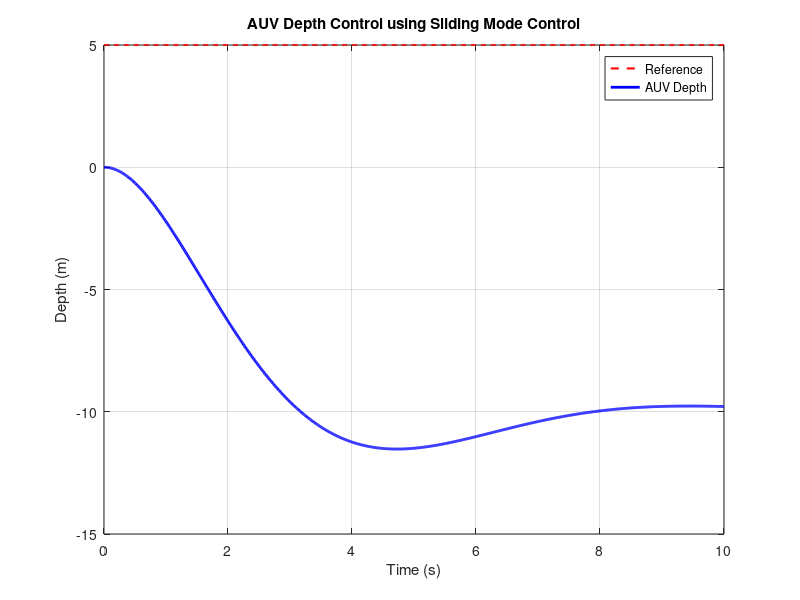

The MATLAB script that drew this image:
% Sliding Mode Control - Basic Implementation (Clean Version)
clc; clear; close all;

% System parameters
m = 5;      % Mass
b = 4;      % Damping coefficient
k = 3;      % Stiffness

% Simulation parameters
dt = 0.01;
T = 10;
t = 0:dt:T;
N = length(t);

% Reference signal
z_ref = 5 * ones(1, N);

% Initialization
z = zeros(1, N);        % Depth
dz = zeros(1, N);       % Velocity
u = zeros(1, N);        % Control input

% SMC parameters
lambda = 2;
eta = 30;

for i = 1:N-1
    % Error and sliding surface
    e  = z_ref(i) - z(i);
    de = -dz(i);
    s = de + lambda * e;

    % Control law (simplified without u_eq)
    u(i) = - eta * tanh(10 * s);

    % System dynamics
    ddz = (1/m) * (u(i) - b*dz(i) - k*z(i));
    dz(i+1) = dz(i) + ddz * dt;
    z(i+1)  = z(i)  + dz(i) * dt;
end

% Plotting
figure;
plot(t, z_ref, 'r--', 'LineWidth', 1.5); hold on;
plot(t, z, 'b', 'LineWidth', 2);
xlabel('Time (s)');
ylabel('Depth (m)');
legend('Reference', 'AUV Depth');
title('AUV Depth Control using Sliding Mode Control');
grid on;